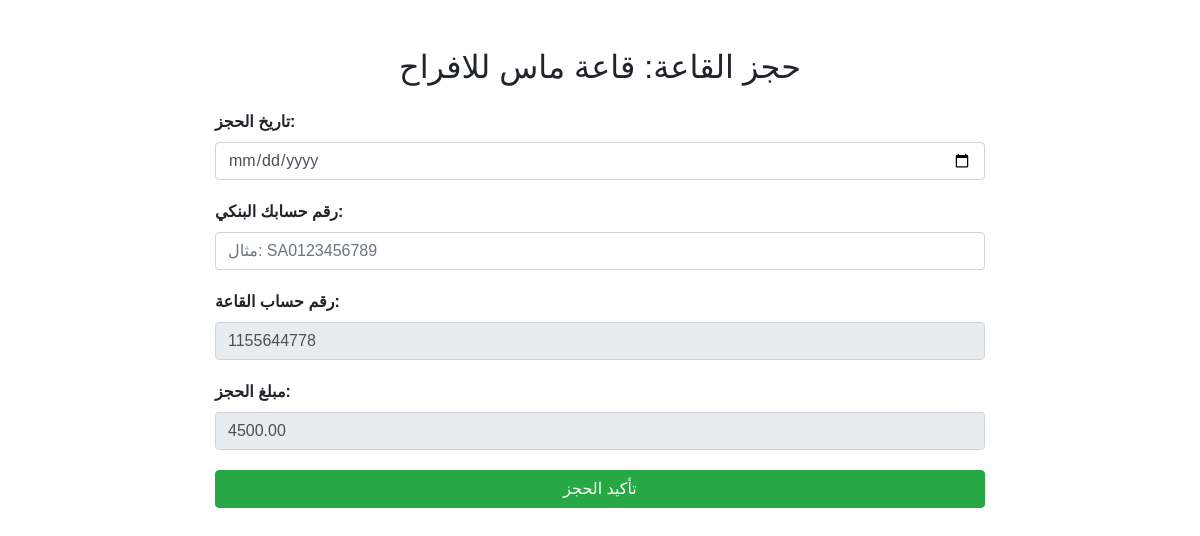
The page /book.php?id=6 (signed in) on the database its author committed.
### tables this page shows
CREATE TABLE `halls` (
  `id` int(11) NOT NULL,
  `name` varchar(255) NOT NULL,
  `price` decimal(10,2) NOT NULL,
  `location` varchar(255) DEFAULT NULL,
  `capacity` int(11) DEFAULT NULL,
  `bank_account_number` varchar(50) DEFAULT NULL,
  `bank_name` varchar(100) DEFAULT NULL,
  `image_url` varchar(255) DEFAULT NULL
);

### book.php (the view, shortened to what this page needs)
<?php
$conn = new mysqli('localhost', 'root', '', 'wedding_halls');
$id = $_GET['id'] ?? null;
$stmt = $conn->prepare("SELECT name, price, bank_account_number, bank_name FROM halls WHERE id = ?");
$stmt->bind_param("i", $id);
$stmt->execute();
$stmt->bind_result($hall_name, $hall_price, $hall_account, $hall_bank);
?>
<!DOCTYPE html>
<html lang="ar">
<head>
    <link href="https://stackpath.bootstrapcdn.com/bootstrap/4.5.2/css/bootstrap.min.css" rel="stylesheet">
</head>
<body>
    <div class="container mt-5">
        <h2 class="text-center mb-4">حجز القاعة: <?= htmlspecialchars($hall_name) ?></h2>
        <form action="submit_booking.php" method="POST">
            <div class="form-group">
                <label for="date">تاريخ الحجز:</label>
                <input type="date" class="form-control" name="date" required>
            </div>
            <div class="form-group">
                <label for="account_number">رقم حسابك البنكي:</label>
                <input type="text" class="form-control" name="account_number" placeholder="مثال: SA0123456789" required>
            </div>
            <div class="form-group">
                <label>رقم حساب القاعة:</label>
                <input type="text" class="form-control" value="<?= htmlspecialchars($hall_account) ?>" readonly>
            </div>
            <div class="form-group">
                <label>مبلغ الحجز:</label>
                <input type="number" step="0.01" class="form-control" name="payment_amount"
                    value="<?= htmlspecialchars($hall_price) ?>" readonly>
            </div>
            <button type="submit" class="btn btn-success btn-block">تأكيد الحجز</button>
        </form>
    </div>
</body>
</html>

### book.php (style rules this page uses)
body { font-family: Arial, sans-serif; }
.container { max-width: 800px; }
.form-group { margin-bottom: 20px; }
label { font-weight: bold; }

### rows shown on the page
halls: name "قاعة ماس للافراح", bank_account_number "1155644778", payment_amount "4500.00"
